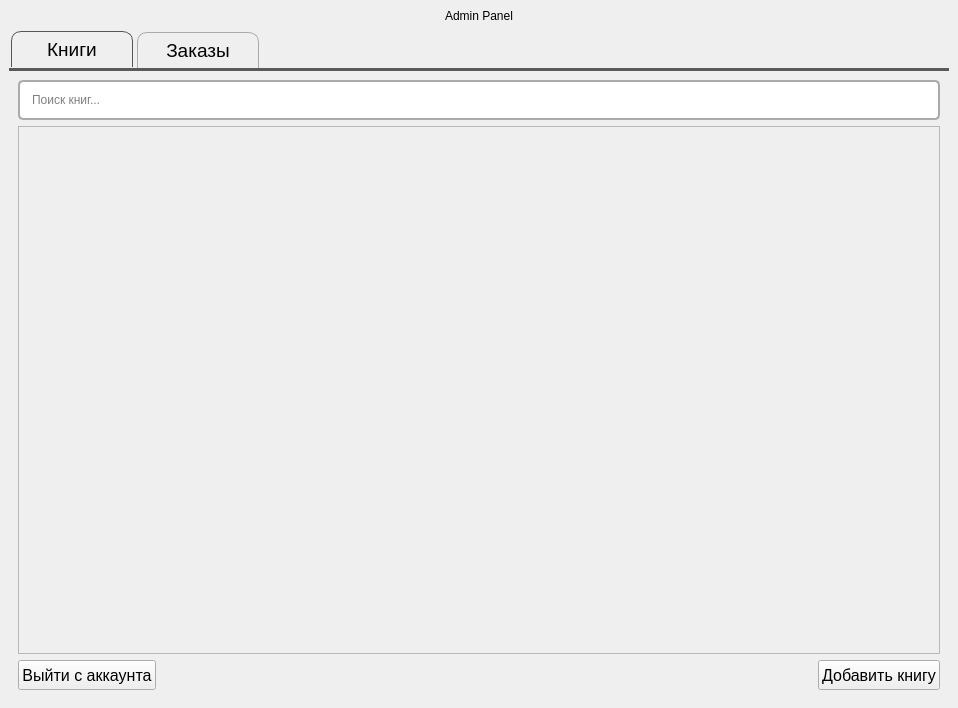
<?xml version="1.0" encoding="UTF-8"?>
<ui version="4.0">
 <class>AdminPanel</class>
 <widget class="QMainWindow" name="AdminPanel">
  <property name="geometry">
   <rect>
    <x>0</x>
    <y>0</y>
    <width>958</width>
    <height>708</height>
   </rect>
  </property>
  <property name="windowTitle">
   <string>Admin Panel - Bookstore</string>
  </property>
  <widget class="QWidget" name="centralwidget">
   <layout class="QVBoxLayout" name="mainLayout">
    <item>
     <layout class="QHBoxLayout">
      <item>
       <widget class="QLabel" name="titleLabel">
        <property name="styleSheet">
         <string notr="true">font: 36pt &quot;MS Shell Dlg 2&quot;;</string>
        </property>
        <property name="text">
         <string>Admin Panel</string>
        </property>
        <property name="alignment">
         <set>Qt::AlignCenter</set>
        </property>
       </widget>
      </item>
     </layout>
    </item>
    <item>
     <widget class="QTabWidget" name="tabWidget">
      <property name="minimumSize">
       <size>
        <width>0</width>
        <height>0</height>
       </size>
      </property>
      <property name="styleSheet">
       <string notr="true">QTabWidget::pane {
       border-top: 3px solid #5a5a5a; /* Provides a border at the top of the content area */
   }

   QTabBar::tab {
       border: 1px solid #aaa;    /* Border around each tab */
       border-bottom: none;       /* Remove the bottom border to merge with the content pane */
       border-top-left-radius: 10px;  /* Rounded top-left corner */
       border-top-right-radius: 10px; /* Rounded top-right corner */
       padding: 10px;             /* Space around the text */
       margin: 2px;               /* Space between tabs */
       margin-bottom: 0px;        /* Reduce bottom margin to let tabs touch the content pane */
       box-shadow: 0 2px 5px rgba(0, 0, 0, 0.1); /* Subtle shadow for depth */
       transition: 0.3s;          /* Transition effect for smooth changes */
		font-size: 14pt;
		width: 100px;
		height: 15px;
   }

   QTabBar::tab:selected {
       border-color: #555;       /* Darker border for the selected tab */
       box-shadow: 0 3px 8px rgba(0, 0, 0, 0.15); /* Slightly more pronounced shadow for the selected tab */
   }


   QTabBar::tab:!selected {
       margin-top: 3px;            /* Unselected tabs are slightly lower */
       box-shadow: 0 1px 3px rgba(0, 0, 0, 0.05); /* Subtle shadow for unselected tabs */
   }</string>
      </property>
      <property name="currentIndex">
       <number>0</number>
      </property>
      <widget class="QWidget" name="booksTab">
       <property name="font">
        <font>
         <pointsize>12</pointsize>
        </font>
       </property>
       <attribute name="title">
        <string>Книги</string>
       </attribute>
       <layout class="QVBoxLayout" name="verticalLayout_2">
        <item>
         <widget class="QLineEdit" name="searchBar">
          <property name="styleSheet">
           <string notr="true">font: 14pt &quot;MS Shell Dlg 2&quot;; padding: 10px; border: 2px solid #aaa; border-radius: 5px;</string>
          </property>
          <property name="placeholderText">
           <string>Поиск книг...</string>
          </property>
         </widget>
        </item>
        <item>
         <widget class="QScrollArea" name="booksScrollArea">
          <property name="widgetResizable">
           <bool>true</bool>
          </property>
          <property name="alignment">
           <set>Qt::AlignJustify|Qt::AlignVCenter</set>
          </property>
          <widget class="QWidget" name="booksContainer">
           <property name="geometry">
            <rect>
             <x>0</x>
             <y>0</y>
             <width>920</width>
             <height>469</height>
            </rect>
           </property>
           <layout class="QVBoxLayout" name="productsVerticalLayout">
            <property name="spacing">
             <number>10</number>
            </property>
            <item>
             <layout class="QVBoxLayout" name="booksLayout"/>
            </item>
           </layout>
          </widget>
         </widget>
        </item>
        <item>
         <layout class="QHBoxLayout" name="horizontalLayout">
          <item alignment="Qt::AlignLeft">
           <widget class="QPushButton" name="exitAccountBtn">
            <property name="minimumSize">
             <size>
              <width>0</width>
              <height>30</height>
             </size>
            </property>
            <property name="maximumSize">
             <size>
              <width>16777215</width>
              <height>16777215</height>
             </size>
            </property>
            <property name="font">
             <font>
              <pointsize>12</pointsize>
             </font>
            </property>
            <property name="text">
             <string>Выйти с аккаунта</string>
            </property>
           </widget>
          </item>
          <item>
           <spacer name="horizontalSpacer">
            <property name="orientation">
             <enum>Qt::Horizontal</enum>
            </property>
            <property name="sizeHint" stdset="0">
             <size>
              <width>40</width>
              <height>20</height>
             </size>
            </property>
           </spacer>
          </item>
          <item alignment="Qt::AlignRight">
           <widget class="QPushButton" name="addBookBtn">
            <property name="minimumSize">
             <size>
              <width>0</width>
              <height>30</height>
             </size>
            </property>
            <property name="maximumSize">
             <size>
              <width>200</width>
              <height>16777215</height>
             </size>
            </property>
            <property name="font">
             <font>
              <pointsize>12</pointsize>
             </font>
            </property>
            <property name="text">
             <string>Добавить книгу</string>
            </property>
           </widget>
          </item>
         </layout>
        </item>
       </layout>
      </widget>
      <widget class="QWidget" name="orderTab">
       <attribute name="title">
        <string>Заказы</string>
       </attribute>
       <layout class="QVBoxLayout" name="verticalLayout_3">
        <item alignment="Qt::AlignTop">
         <widget class="QLineEdit" name="orderSearchBar">
          <property name="styleSheet">
           <string notr="true">font: 14pt &quot;MS Shell Dlg 2&quot;; padding: 10px; border: 2px solid #aaa; border-radius: 5px;</string>
          </property>
          <property name="placeholderText">
           <string>ID Пользователя...</string>
          </property>
         </widget>
        </item>
        <item>
         <widget class="QScrollArea" name="ordersScrollArea">
          <property name="widgetResizable">
           <bool>true</bool>
          </property>
          <widget class="QWidget" name="ordersContainer">
           <property name="geometry">
            <rect>
             <x>0</x>
             <y>0</y>
             <width>920</width>
             <height>507</height>
            </rect>
           </property>
           <layout class="QVBoxLayout" name="ordersContainerLayout">
            <property name="spacing">
             <number>10</number>
            </property>
            <item>
             <layout class="QVBoxLayout" name="ordersLayout"/>
            </item>
           </layout>
          </widget>
         </widget>
        </item>
       </layout>
      </widget>
     </widget>
    </item>
   </layout>
  </widget>
 </widget>
 <resources/>
 <connections/>
</ui>
